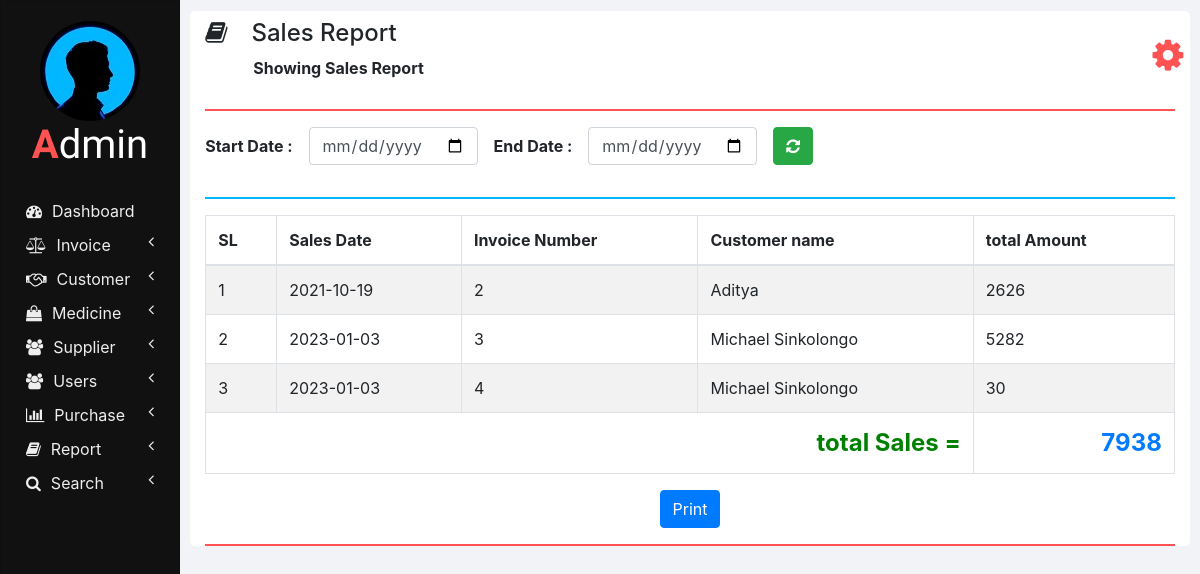
/sales_report.php, run on the app's committed database.
### tables this page shows
CREATE TABLE `invoices` (
  `invoice_id` int(11) NOT NULL,
  `feeId` int(10) DEFAULT NULL,
  `medicineId` int(10) DEFAULT NULL,
  `item` varchar(100) NOT NULL,
  `description` text NOT NULL,
  `unitPrice` decimal(10,2) NOT NULL,
  `quantity` int(10) NOT NULL,
  `net_total` double NOT NULL DEFAULT 0,
  `invoice_date` date NOT NULL DEFAULT current_timestamp(),
  `customer_id` int(11) DEFAULT NULL,
  `total_amount` double NOT NULL,
  `total_discount` double NOT NULL
);

CREATE TABLE `customers` (
  `id` int(11) NOT NULL,
  `name` varchar(20) NOT NULL,
  `contact_number` varchar(10) NOT NULL,
  `address` varchar(100) NOT NULL,
  `doctor_name` varchar(20) NOT NULL,
  `doctor_address` varchar(100) NOT NULL
);

### php/report.php (the view, shortened to what this page needs)
  <?php
function showSales($start_date, $end_date) {
  ?>
  <thead>
    <tr>
      <th>SL</th>
      <th>Sales Date</th>
      <th>Invoice Number</th>
      <th>Customer name</th>
      <th>total Amount</th>
    </tr>
  </thead>
  <tbody>
  <?php
  require "db_connection.php";
  if($con) {
    $seq_no = 0;
    $total = 0;
    if($start_date == "" || $end_date == "")
      $query = "SELECT * FROM invoices INNER JOIN customers ON invoices.customer_id = customers.id";
    else
      $query = "SELECT * FROM invoices INNER JOIN customers ON invoices.customer_id = customers.id WHERE invoice_date BETWEEN '$start_date' AND '$end_date'";
    $result = mysqli_query($con, $query);
    while($row = mysqli_fetch_array($result)) {
      $seq_no++;
      showSalesRow($seq_no, $row);
      $total = $total + $row['net_total'];
    }
    ?>
    </tbody>
    <tfoot class="font-weight-bold">
      <tr style="text-align: right; font-size: 24px;">
        <td colspan="4" style="color: green;">&nbsp;total Sales =</td>
        <td class="text-primary"><?php echo $total; ?></td>
      </tr>
    </tfoot>
    <?php
  }
}
function showSalesRow($seq_no, $row) {
  ?>
  <tr>
    <td><?php echo $seq_no; ?></td>
    <td><?php echo $row['invoice_date']; ?></td>
    <td><?php echo $row['invoice_id']; ?></td>
    <td><?php echo $row['name']; ?></td>
    <td><?php echo $row['net_total'] ?></td>
  </tr>
  <?php
}
?>

### css/sidenav.css (style rules this page uses)
body { background-color: #f1f3f6; }
.sidenav { width: 15%; height: 100vh; background-color: #222222; position: fixed; z-index: 1; flex: 1 0 auto; }
.card { width: 100%; height: 100%; top: 0; border-radius: 0; background-color: #111111; }
.logo .logo-caption { font-family: 'Poiret One', cursive; color: #ffffff; text-align: center; margin-bottom: 25px; }
.logo .profile { margin-left: 50%; border-radius: 50%; transform: translate(-50%); }
.logo .tweak { color: #ff5252; font-weight: bold; }
.main-menu-item { padding: 5px 5px; cursor: pointer; }
.main-menu-item > a { color: #eeeeee; text-decoration: none; font-size: 16px; }
.main-menu-item > a > span { margin-left: 10px; }

### css/home.css (style rules this page uses)
html, body { height: 100vh; }

### data on the page
invoices: seq_no "1", invoice_date "2021-10-19", invoice_id "2", customer.name "Aditya", net_total "2626"
invoices: seq_no "2", invoice_date "2023-01-03", invoice_id "3", customer.name "Michael Sinkolongo", net_total "5282"
invoices: seq_no "3", invoice_date "2023-01-03", invoice_id "4", customer.name "Michael Sinkolongo", net_total "30"

### other printed values
$heading "Sales Report"
$sub_heading "Showing Sales Report"
$total "7938"
